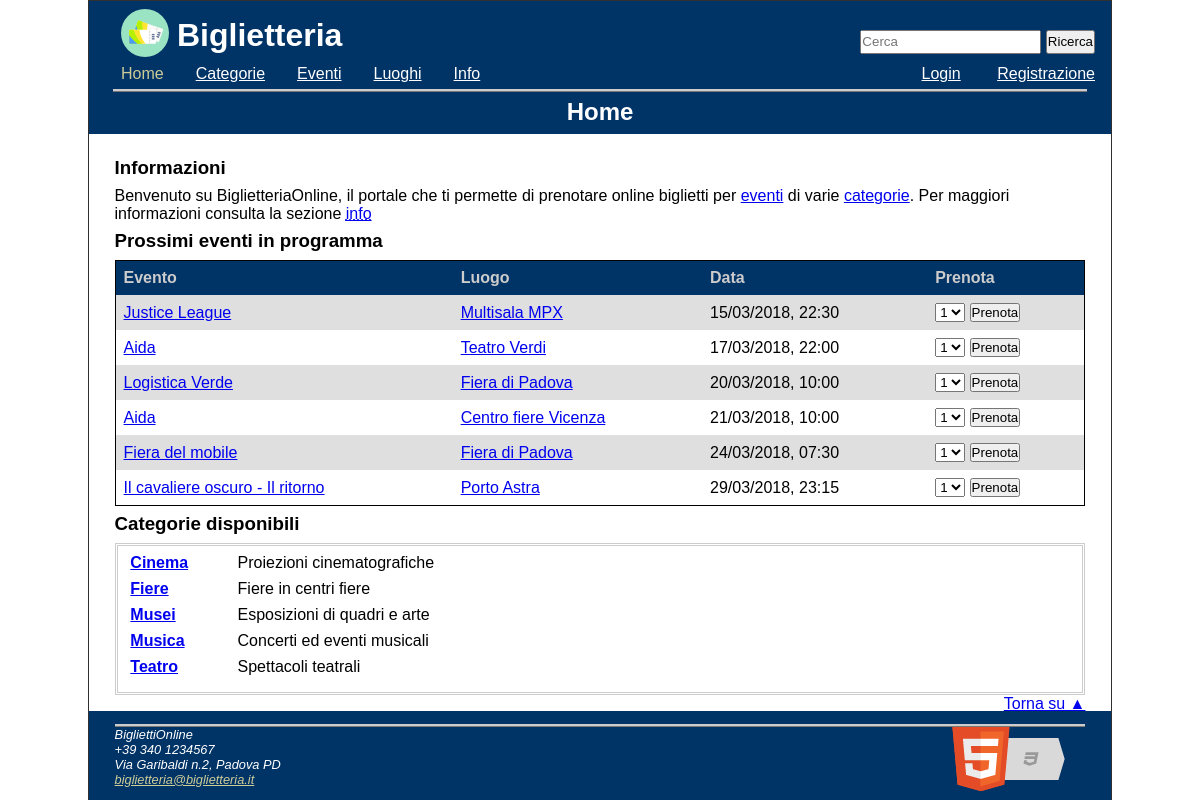
Page /php/home.php on the committed database.
### tables this page shows
CREATE TABLE `spettacoli` (
  `id` int(11) NOT NULL,
  `evento_id` int(11) NOT NULL DEFAULT '0',
  `luogo_id` int(11) NOT NULL DEFAULT '0',
  `data_ora` datetime NOT NULL,
  `posti_disponibili` bigint(20) NOT NULL DEFAULT '0',
  `prezzo` decimal(7,2) NOT NULL DEFAULT '0.00'
);

CREATE TABLE `eventi` (
  `id` int(11) NOT NULL,
  `categoria_id` int(11) NOT NULL,
  `nome` char(50) NOT NULL DEFAULT '0',
  `descrizione` longtext,
  `durata` time DEFAULT '00:00:00'
);

CREATE TABLE `luoghi` (
  `id` int(11) NOT NULL,
  `nome` char(50) NOT NULL,
  `indirizzo` longtext,
  `telefono` char(40) DEFAULT NULL
);

CREATE TABLE `categorie` (
  `id` int(11) NOT NULL,
  `nome` char(50) NOT NULL DEFAULT '0',
  `descrizione` longtext,
  `immagine` varchar(255) NOT NULL
);

### php/home.php (the view, shortened to what this page needs)
<!DOCTYPE html>
<?php require_once('php/config.php'); ?>
<?php require_once('php/printTemplate.php') ?>
<html lang="it" >
<head>
  <?= printHead('Home'); ?>
</head>
<body>
  <header>
    <?= printHeader(); ?>
  </header>
  <nav id="nav" class="Off">
    <?= printNavBar("home.php"); ?>
  </nav>
  <div id="corpo" onclick="menuOff()">
    <div class="title"><h2>Home</h2></div>
      <div class="content">
      <h3>Informazioni</h3>
      <p>Benvenuto su BiglietteriaOnline, il portale che ti permette di prenotare online biglietti per <a title="Vai alla sezione eventi" href="eventi.php">eventi</a> di varie <a title="Vai alla sezione categorie" href="categorie.php">categorie</a>. Per maggiori informazioni consulta la sezione <a title="Vai alla sezione Informazioni" href="info.php"><abbr title="Informazioni">info</abbr></a>
      </p>
      <h3>Prossimi eventi in programma</h3>
<?php
$sql = "
		SELECT eventi.nome AS nome_evento, eventi.id AS id_evento,
			spettacoli.id AS id_spettacolo,
			spettacoli.posti_disponibili AS posti_spettacolo,
	    spettacoli.data_ora AS data_ora,
	    luoghi.nome AS nome_luogo, luoghi.id AS id_luogo
	  FROM eventi JOIN spettacoli ON eventi.id = spettacoli.evento_id
		      JOIN luoghi ON luoghi.id = spettacoli.luogo_id
	  WHERE spettacoli.data_ora >= NOW()
	    AND spettacoli.posti_disponibili > 0
	  ORDER BY spettacoli.data_ora ASC
	  LIMIT 6";
$prossimi_eventi = select($sql);
?>
  <div class="tableResponsive">
		<table aria-label="Prossimi eventi programmati prenotabili sul nostro sito" title="La tabella contiene i prossimi sei eventi programmati, in ordine cronologico, prenotabili attraverso il nostro sito">
		<thead>
			<tr>
				<th scope="col">Evento</th>
				<th scope="col">Luogo</th>
				<th scope="col">Data</th>
				<th scope="col">Prenota</th>
			</tr>
		</thead>
		<tbody>
				<?php
				foreach($prossimi_eventi as $e) {
					echo "<tr>
								<td><a title=\"Vai all'evento ".$e['nome_evento']."\" href=\"evento_scheda.php?evt_id=".$e['id_evento']."\">".$e['nome_evento']."</a></td>
								<td><a title=\"Vai al luogo ".$e['nome_luogo']."\" href=\"luogo_scheda.php?luogo_id=".$e['id_luogo']."\">".$e['nome_luogo']."</a></td>
								<td>".format_data_ora($e['data_ora'])."</td>
								";
						print_form_prenotazione($e['id_spettacolo'],((isset($_SESSION) && isset($_SESSION['user_id'])) ? $_SESSION['user_id'] : null),$e['posti_spettacolo'],$e['nome_evento'],$e['data_ora'], $e['nome_luogo']);
					echo"</tr>";
				}
			?>
		</tbody>
  </table> </div>
			<h3>Categorie disponibili</h3>
			<div class="borderDl">
      <dl>
<?php $categorie = select("
	SELECT *
	FROM categorie
	ORDER BY nome
	");
	foreach($categorie as $c){
		echo "<dt><a title=\"Vai alla categoria ".$c['nome']."\"  href=\"categoria_scheda.php?cat_id=".$c['id']."\">".$c['nome']."</a></dt>
					<dd>".$c['descrizione']."</dd>";
	}
	?>
			</dl>
</div>
<a href="#" class="rightLink">Torna su &#9650;</a>
    </div>
  </div>
<footer>
  <?= printFooter(); ?>
</footer>
</body>
</html>

### php/php/config.php (shortened to what this page needs)
<?php
$conn = null;
function query($sql)
{
    global $conn;
    $res = mysqli_query($conn, $sql);
    return $res;
}
function select($sql)
{
    $res = query($sql);
    $table = array();
    while ($row = mysqli_fetch_assoc($res)) {
        $table[] = $row;
    }
    return $table;
}
function is_logged()
{
    if (isset($_SESSION['user_id'])) {
        return true;
    } else {
        return false;
    }
}
function format_data_ora($data)
{
    $ret = new DateTime($data);
    return $ret->format('j/m/Y, H:i');
}
function print_form_prenotazione($id_spettacolo, $id_user, $posti_disponibili, $nome_spettacolo, $data_ora, $luogo)
{
    $nome_spettacolo = addslashes($nome_spettacolo);
    if ($posti_disponibili > 0) {
        echo "<td>
        <form ";
        if (is_logged()) {
            echo "method=\"POST\" action=\"prenota.php\" onsubmit=\"return confirm('Confermi di voler eseguire una prenotazione per $nome_spettacolo?');\"";
        } else {
            echo "action=\"login.php\"";
        }
        echo " class=\"singleFieldForm\"  >
        <label class=\"invisibleLabel\" for=\"$id_spettacolo\">Scegli numero biglietti per $nome_spettacolo in data $data_ora presso $luogo </label>
        <select id=\"$id_spettacolo\"  title=\"Numero di posti\" ";
        if (is_logged())
        {
            echo " name=\"posti_b\"";
        }
        echo ">";
        if ($posti_disponibili >= 4) {
            for ($x = 1; $x <= 4; $x++) {
                echo "<option value=\"$x\">$x</option>";
            }
        } else {
            for ($x = 1; $x <= $posti_disponibili; $x++) {
                echo "<option value=\"$x\">$x</option>";
            }
        }
        echo "</select>
        <input type=\"hidden\"";
        echo "<input type=\"submit\" title=\"Prenota biglietto per ".$nome_spettacolo." presso ".$luogo." in data ".$data_ora."\"  value=\"Prenota\" class=\"singleButton\" >
    </form>
    </td>";
    } else {
        echo "<td>Non ci sono posti disponibili</td>";
    }
}

### php/css/screen.css (style rules this page uses)
* { padding: 0; margin: 0; }
header { background-color: #003366; color: #ffffff; width:100%; height: 4em; }
nav { background-color: #003366; color: #ffffff; width:100%; height: 1.5em; }
html, body { max-width: 1024px; margin: auto; font-family: Verdana,Arial,Helvetica,sans-serif; font-size:100%; }
body { border: 1px solid #303030; }
a:link { color: #0000EE; }
.tableResponsive { overflow-x: auto; }
table { width: 100%; background-color: #dfdfdf; border: solid 1px #000000; border-collapse: collapse; }
thead { background-color: #003366; color: #cccccc; text-align: left; }
tr:nth-child(even) { background-color: #eeeeee; }
tr:nth-child(even) { background-color: #ffffff; }
th, td { padding: 0.5em; }
td { vertical-align: bottom; }
.borderDl dl { border: 3px double #ccc; padding: 0.5em; }
.borderDl dt { float: left; clear: left; padding-left: 0.3em; font-weight: bold; }
.borderDl dd { margin: 0 0 0 7em; padding: 0 0 0.5em 0; }
.title { background-color: #003366; padding-bottom: 0.5em; }
.title h1, .title h2, .title h3 { color: #ffffff; padding-top: 6px; text-align: center; border-top: 3px ridge #CCCCCC; margin-left: 1em; margin-right: 1em; }
.content { width: 95%; margin: auto; display: block; padding-bottom: 1em; padding-top: 1em; }
.content h2, h3, h4, h5, h6 { margin-top: 0.4em; margin-bottom: 0.4em; }
.rightLink { float:right; }
#corpo { background-color: #ffffff; }
#corpo p { margin-top: 0.3em; margin-bottom: 0.3em; }
footer { background-color: #003366; color: #ffffff; font-size: 0.8em; padding: 1em; }

### php/css/mobile.css (style rules this page uses)
* { padding: 0; margin: 0; }
header { background-color: #003366; color: #ffffff; width:100%; position: fixed; top: 0; height: 4em; min-width: 375px; padding-bottom: 2em; }
nav { background-color: #003366; border : 0.1em solid; border-color: #000000; color: #ffffff; position: fixed; top: 3.5em; padding-bottom: 18em; width: 50%; margin-left: 50%; min-width: 14em; z-index: 10; }
.Off { display: none; }
html, body { max-width: 1024px; min-width: 375px; margin: auto; font-family: Verdana,Arial,Helvetica,sans-serif; font-size:100%; }
body { border: 1px solid #303030; padding-top: 3.9em; }
a:link { color: #0000EE; }
.tableResponsive { overflow-x: auto; }
table { width: 100%; background-color: #dfdfdf; border: solid 1px #000000; border-collapse: collapse; }
thead { background-color: #003366; color: #cccccc; text-align: left; }
tr:nth-child(even) { background-color: #dfdfdf; }
tr:nth-child(even) { background-color: #ffffff; }
th, td { padding: 0.5em; }
td { vertical-align: bottom; }
.borderDl dl { border: 3px double #ccc; padding: 0.5em; }
.borderDl dt { float: left; clear: left; padding-left: 0.3em; font-weight: bold; }
.borderDl dd { margin: 0 0 0 7em; padding: 0 0 0.5em 0; }
.rightLink { float:right; }
.title { background-color: #003366; padding-top: 0.1em; padding-bottom: 0.5em; margin-top: 2em; }
.title h1, .title h2, .title h3 { color: #ffffff; padding-top: 6px; text-align: center; border-top: 3px ridge #CCCCCC; margin-left: 1em; margin-right: 1em; }
.content { width: 95%; margin: auto; display: block; padding-bottom: 1em; padding-top: 1em; }
.content h2, h3, h4, h5, h6 { margin-top: 0.4em; margin-bottom: 0.4em; }
#corpo { background-color: #ffffff; }
#corpo p { margin-top: 0.3em; margin-bottom: 0.3em; }
footer { background-color: #003366; color: #ffffff; font-size: 0.8em; padding: 1em; }

### php/css/print.css (style rules this page uses)
* { background-color: transparent; color:#000000; }
header, nav, input { display: none }

### rows in the picture
spettacoli: evento.nome "Justice League", luogo.nome "Multisala MPX", data_ora "15/03/2018, 22:30", posti_disponibili+id "1"
spettacoli: evento.nome "Aida", luogo.nome "Teatro Verdi", data_ora "17/03/2018, 22:00", posti_disponibili+id "1"
spettacoli: evento.nome "Logistica Verde", luogo.nome "Fiera di Padova", data_ora "20/03/2018, 10:00", posti_disponibili+id "1"
spettacoli: evento.nome "Aida", luogo.nome "Centro fiere Vicenza", data_ora "21/03/2018, 10:00", posti_disponibili+id "1"
spettacoli: evento.nome "Fiera del mobile", luogo.nome "Fiera di Padova", data_ora "24/03/2018, 07:30", posti_disponibili+id "1"
spettacoli: evento.nome "Il cavaliere oscuro - Il ritorno", luogo.nome "Porto Astra", data_ora "29/03/2018, 23:15", posti_disponibili+id "1"
categorie: nome "Cinema", descrizione "Proiezioni cinematografiche"
categorie: nome "Fiere", descrizione "Fiere in centri fiere"
categorie: nome "Musei", descrizione "Esposizioni di quadri e arte"
categorie: nome "Musica", descrizione "Concerti ed eventi musicali"
categorie: nome "Teatro", descrizione "Spettacoli teatrali"
